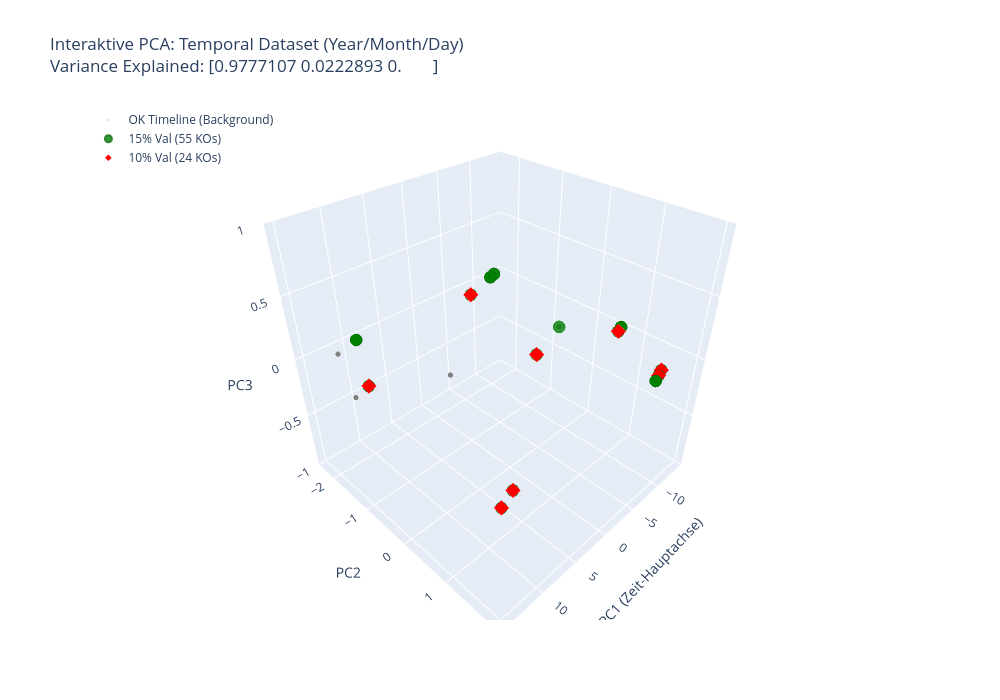

The notebook cell saved with this chart:
### Code cell
import plotly.graph_objects as go
import pandas as pd
import numpy as np
from sklearn.decomposition import PCA
from sklearn.impute import SimpleImputer

# --- 1. SETUP AND FEATURE SELECTION ---

# Define calendar features
time_cols = ["prod_year", "prod_month", "prod_day"]

# Helper to extract validation windows
def get_split_data(df, target_col, train_ratio, val_ratio):
    df_sorted = df.sort_values("prod_index")
    n = len(df_sorted)
    idx_train = int(n * train_ratio)
    idx_val = int(n * (train_ratio + val_ratio))
    val = df_sorted.iloc[idx_train:idx_val].copy()
    range_info = f"Idx: {idx_train}-{idx_val}"
    return val, range_info

target_col = "Binar OP130_Resultat_Global_v"

# Validate required columns
missing_cols = [c for c in time_cols if c not in df_full_features.columns]
if missing_cols:
    raise ValueError(f"Missing time columns: {missing_cols}. Run 'extract_and_sort_time' first.")

# Extract validation windows
val_10, range_10 = get_split_data(df_full_features, target_col, 0.8, 0.1)
val_15, range_15 = get_split_data(df_full_features, target_col, 0.7, 0.15)

# --- 2. PCA ON TEMPORAL FEATURES ---

# Fit PCA on the first 70% so both validation windows share one space
train_basis = df_full_features.sort_values("prod_index").iloc[:int(len(df_full_features)*0.7)]

# Imputation and PCA
imputer = SimpleImputer(strategy='median')
# Three components are used because the temporal view contains year, month, and day. 
# 
pca_time = PCA(n_components=3, random_state=42)

# Fit on the training period
X_basis_time = imputer.fit_transform(train_basis[time_cols])
pca_time.fit(X_basis_time)

# Transform validation windows der Validierungs-Sets
X_10 = pca_time.transform(imputer.transform(val_10[time_cols]))
X_15 = pca_time.transform(imputer.transform(val_15[time_cols]))

# Create analysis frames
df_10 = pd.DataFrame(X_10, columns=['PC1', 'PC2', 'PC3']); df_10['target'] = val_10[target_col].values
df_15 = pd.DataFrame(X_15, columns=['PC1', 'PC2', 'PC3']); df_15['target'] = val_15[target_col].values

# Separate defects and background observations
ko_10 = df_10[df_10.target == 1]
ko_15 = df_15[df_15.target == 1]
ok_background = pd.concat([df_10[df_10.target==0], df_15[df_15.target==0]])

# Sample the background when needed for interactive rendering
if len(ok_background) > 5000:
    ok_background = ok_background.sample(n=5000, random_state=42)

# --- 3. BUILD INTERACTIVE PLOT ---

fig = go.Figure()

# A. Temporal structure of conforming products
fig.add_trace(go.Scatter3d(
    x=ok_background['PC1'], y=ok_background['PC2'], z=ok_background['PC3'],
    mode='markers',
    marker=dict(size=3, color='gray', opacity=0.15),
    name='OK Timeline (Background)'
))

# B. Defects in the 15% validation window
fig.add_trace(go.Scatter3d(
    x=ko_15['PC1'], y=ko_15['PC2'], z=ko_15['PC3'],
    mode='markers',
    marker=dict(size=7, color='green', symbol='circle', opacity=0.8, line=dict(width=2, color='darkgreen')),
    name=f'15% Val ({len(ko_15)} KOs)'
))

# C. Defects in the 10% validation window
fig.add_trace(go.Scatter3d(
    x=ko_10['PC1'], y=ko_10['PC2'], z=ko_10['PC3'],
    mode='markers',
    marker=dict(size=5, color='red', symbol='diamond', opacity=1.0),
    name=f'10% Val ({len(ko_10)} KOs)'
))

# Layout
fig.update_layout(
    title=f"Interactive PCA: temporal dataset (Year/Month/Day)<br>Variance Explained: {pca_time.explained_variance_ratio_}",
    width=1000,
    height=700,
    scene=dict(
        xaxis_title='PC1 (primary time axis)',
        yaxis_title='PC2',
        zaxis_title='PC3'
    ),
    legend=dict(yanchor="top", y=0.99, xanchor="left", x=0.01)
)

print("Generating visualization...")
print(f"Explained Variance Ratio: {pca_time.explained_variance_ratio_}")
fig.show()

### Figure 1 — Plotly figure (JSON) as saved in the notebook; plotly's stock layout.template omitted (floating-point values rounded to 4 significant figures; data arrays with more than 128 entries replaced by an {"elided": "..."} marker saying what was removed)
{"data": [{"marker": {"color": "gray", "opacity": 0.15, "size": 3}, "mode": "markers", "name": "OK Timeline (Background)", "type": "scatter3d", "x": {"elided": "5000 float values"}, "y": {"elided": "5000 float values"}, "z": {"elided": "5000 int values"}}, {"marker": {"color": "green", "line": {"color": "darkgreen", "width": 2}, "opacity": 0.8, "size": 7, "symbol": "circle"}, "mode": "markers", "name": "15% Val (55 KOs)", "type": "scatter3d", "x": [-9.121, -6.93, 9.1, 9.1, -9.121, 9.1, -14.07, -9.121, -9.121, -9.121, -9.024, -9.121, 9.1, -9.121, -9.121, 9.1, -11.92, -6.93, -8.122, -8.122, -9.121, -12.92, -13.07, -14.07, -12.92, 13.05, -9.121, -8.122, -9.121, -11.92, -8.122, 9.1, -8.122, -14.07, -8.122, -9.121, -6.93, -9.121, -11.92, -9.121, -6.93, -9.121, -13.07, 12.9, -9.121, 13.05, 12.9, -9.121, -10.12, 12.9, -10.12, 14.9, -9.121, -9.121, -3.031], "y": [1.838, -2.061, -2.288, -2.288, 1.838, -2.288, 0.5975, 1.838, 1.838, 1.838, -0.1601, 1.838, -2.288, 1.838, 1.838, -2.288, -2.303, -2.061, 1.886, 1.886, 1.838, -2.351, 0.6457, 0.5975, -2.351, -1.096, 1.838, 1.886, 1.838, -2.303, 1.886, -2.288, 1.886, 0.5975, 1.886, 1.838, -2.061, 1.838, -2.303, 1.838, -2.061, 1.838, 0.6457, 1.9, 1.838, -1.096, 1.9, 1.838, 1.789, 1.9, 1.789, 1.997, 1.838, 1.838, 0.1294], "z": [0, 0, 0, 0, 0, 0, 0, 0, 0, 0, 0, 0, 0, 0, 0, 0, 0, 0, 0, 0, 0, 0, 0, 0, 0, 0, 0, 0, 0, 0, 0, 0, 0, 0, 0, 0, 0, 0, 0, 0, 0, 0, 0, 0, 0, 0, 0, 0, 0, 0, 0, 0, 0, 0, 0]}, {"marker": {"color": "red", "opacity": 1, "size": 5, "symbol": "diamond"}, "mode": "markers", "name": "10% Val (24 KOs)", "type": "scatter3d", "x": [-9.121, -6.93, -9.121, -13.07, 12.9, -9.121, 13.05, 12.9, -9.121, -10.12, 12.9, -10.12, 14.9, -9.121, -9.121, -3.031, 14.9, -10.12, -10.12, -10.12, -10.12, -10.12, -10.12, -9.121], "y": [1.838, -2.061, 1.838, 0.6457, 1.9, 1.838, -1.096, 1.9, 1.838, 1.789, 1.9, 1.789, 1.997, 1.838, 1.838, 0.1294, 1.997, 1.789, 1.789, 1.789, 1.789, 1.789, 1.789, 1.838], "z": [0, 0, 0, 0, 0, 0, 0, 0, 0, 0, 0, 0, 0, 0, 0, 0, 0, 0, 0, 0, 0, 0, 0, 0]}], "layout": {"height": 700, "legend": {"x": 0.01, "xanchor": "left", "y": 0.99, "yanchor": "top"}, "scene": {"xaxis": {"title": {"text": "PC1 (Zeit-Hauptachse)"}}, "yaxis": {"title": {"text": "PC2"}}, "zaxis": {"title": {"text": "PC3"}}}, "title": {"text": "Interaktive PCA: Temporal Dataset (Year/Month/Day)<br>Variance Explained: [0.9777107 0.0222893 0.       ]"}, "width": 1000}}
